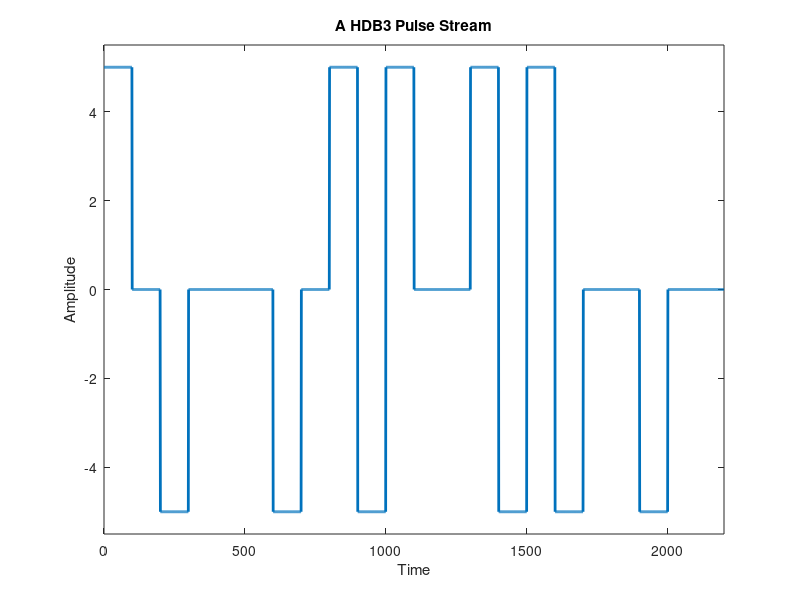

This chart was generated by the following MATLAB code: (Note: this script raises an error after producing the figure.)
%%% MATLAB Script to illustrate HDB3 Line
% Coding scheme;
clc; clear all; close all;
hdb=[5*ones(1,100),zeros(1,100),-5*ones(1,100),...
    zeros(1,100),zeros(1,100),zeros(1,100),...
    -5*ones(1,100),zeros(1,100),5*ones(1,100),...
    -5*ones(1,100),5*ones(1,100),zeros(1,100),...
    zeros(1,100),5*ones(1,100),-5*ones(1,100),...
    5*ones(1,100),-5*ones(1,100),zeros(1,100),...
    zeros(1,100),-5*ones(1,100),...
    zeros(1,100),zeros(1,100)];
t=linspace(0,length(hdb),length(hdb));
plot(t,hdb,'Linewidth',2);title('A HDB3 Pulse Stream');
axis([0 2200 -5.5 5.5]);
xlabel('Time'); ylabel('Amplitude');
gtext('1010 0000 1100 0011 0000 00');
grid;
%% end of hdb3ex.m
%% +0-000-0+-+00+-+-00-00